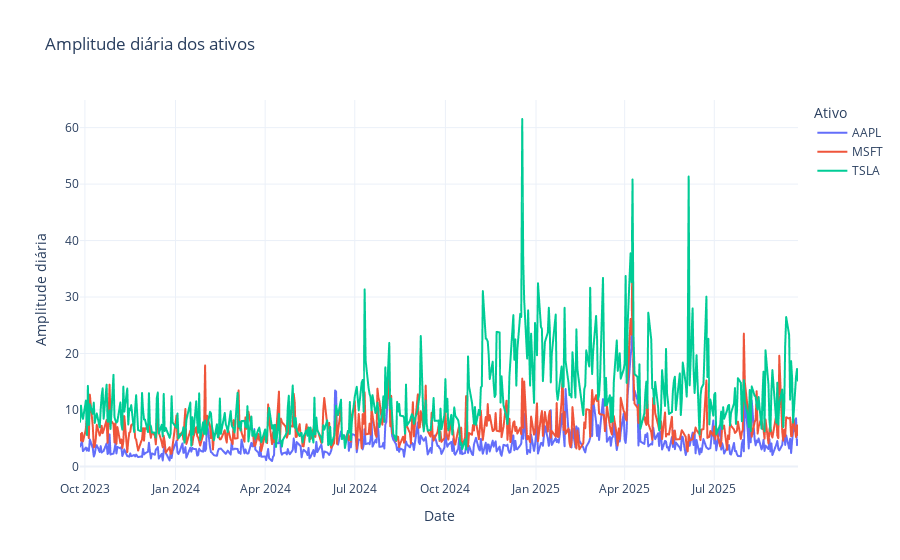

Notebook source saved alongside this figure:
### Markdown cell above
#### 2. Observando a volatilidade dentro do dia
1. Calcule a amplitude de variação do valor do ativo dentro do dia. Essa amplitude você pode calcular com um comando simples de adicionar uma coluna no Pandas: (valor máximo - valor mínimo).
2. Monte um gráfico de linha mostrando a variação dessa amplitude ao longo do período coletado, por ativo.
3. Veja se consegue identificar que ativo apresentou maior volatilidade.

### Code cell
df_list = []

for ativo in ativos:
    df = dados[ativo].copy()
    df["Amplitude"] = df["High"] - df["Low"]
    df["Ativo"] = ativo
    df_list.append(df)

df_final = pd.concat(df_list)

fig = px.line(
    df_final,
    x=df_final.index,
    y="Amplitude",
    color="Ativo",
    title="Amplitude diária dos ativos",
    labels={"Amplitude": "Amplitude diária", "x": "Data"},
    template='plotly_white'
)

fig.show()

df_final.groupby("Ativo")["Amplitude"].mean()

### Figure 1 — Plotly figure (JSON) as saved in the notebook; plotly's stock layout.template omitted (floating-point values rounded to 4 significant figures; data arrays with more than 128 entries replaced by an {"elided": "..."} marker saying what was removed)
{"data": [{"hovertemplate": "Ativo=AAPL<br>Date=%{x}<br>Amplitude diária=%{y}<extra></extra>", "legendgroup": "AAPL", "line": {"color": "#636efa", "dash": "solid"}, "marker": {"symbol": "circle"}, "mode": "lines", "name": "AAPL", "showlegend": true, "type": "scattergl", "x": {"elided": "501 str values"}, "xaxis": "x", "y": {"elided": "501 float values"}, "yaxis": "y"}, {"hovertemplate": "Ativo=MSFT<br>Date=%{x}<br>Amplitude diária=%{y}<extra></extra>", "legendgroup": "MSFT", "line": {"color": "#EF553B", "dash": "solid"}, "marker": {"symbol": "circle"}, "mode": "lines", "name": "MSFT", "showlegend": true, "type": "scattergl", "x": {"elided": "501 str values"}, "xaxis": "x", "y": {"elided": "501 float values"}, "yaxis": "y"}, {"hovertemplate": "Ativo=TSLA<br>Date=%{x}<br>Amplitude diária=%{y}<extra></extra>", "legendgroup": "TSLA", "line": {"color": "#00cc96", "dash": "solid"}, "marker": {"symbol": "circle"}, "mode": "lines", "name": "TSLA", "showlegend": true, "type": "scattergl", "x": {"elided": "501 str values"}, "xaxis": "x", "y": {"elided": "501 float values"}, "yaxis": "y"}], "layout": {"legend": {"title": {"text": "Ativo"}, "tracegroupgap": 0}, "title": {"text": "Amplitude diária dos ativos"}, "xaxis": {"anchor": "y", "domain": [0, 1], "title": {"text": "Date"}}, "yaxis": {"anchor": "x", "domain": [0, 1], "title": {"text": "Amplitude diária"}}}}
